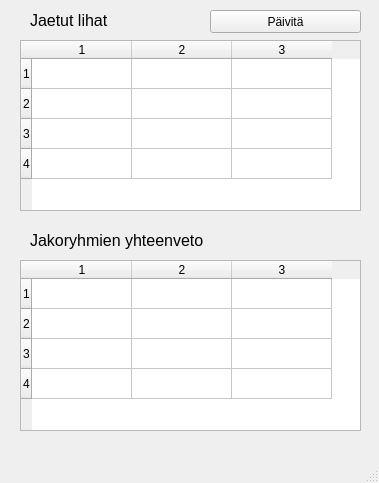
<?xml version="1.0" encoding="UTF-8"?>
<ui version="4.0">
 <class>MainWindow</class>
 <widget class="QMainWindow" name="MainWindow">
  <property name="geometry">
   <rect>
    <x>0</x>
    <y>0</y>
    <width>379</width>
    <height>483</height>
   </rect>
  </property>
  <property name="windowTitle">
   <string>MainWindow</string>
  </property>
  <widget class="QWidget" name="centralwidget">
   <widget class="QTableWidget" name="meatSharedTableWidget">
    <property name="geometry">
     <rect>
      <x>20</x>
      <y>40</y>
      <width>341</width>
      <height>171</height>
     </rect>
    </property>
    <property name="rowCount">
     <number>4</number>
    </property>
    <property name="columnCount">
     <number>3</number>
    </property>
    <row/>
    <row/>
    <row/>
    <row/>
    <column/>
    <column/>
    <column/>
   </widget>
   <widget class="QTableWidget" name="groupSummaryTableWidget">
    <property name="geometry">
     <rect>
      <x>20</x>
      <y>260</y>
      <width>341</width>
      <height>171</height>
     </rect>
    </property>
    <property name="rowCount">
     <number>4</number>
    </property>
    <property name="columnCount">
     <number>3</number>
    </property>
    <row/>
    <row/>
    <row/>
    <row/>
    <column/>
    <column/>
    <column/>
   </widget>
   <widget class="QLabel" name="meatSharedLabel">
    <property name="geometry">
     <rect>
      <x>30</x>
      <y>10</y>
      <width>151</width>
      <height>21</height>
     </rect>
    </property>
    <property name="font">
     <font>
      <pointsize>12</pointsize>
     </font>
    </property>
    <property name="text">
     <string>Jaetut lihat</string>
    </property>
   </widget>
   <widget class="QLabel" name="groupSummaryLabel">
    <property name="geometry">
     <rect>
      <x>30</x>
      <y>230</y>
      <width>331</width>
      <height>21</height>
     </rect>
    </property>
    <property name="font">
     <font>
      <pointsize>12</pointsize>
     </font>
    </property>
    <property name="text">
     <string>Jakoryhmien yhteenveto</string>
    </property>
   </widget>
   <widget class="QPushButton" name="refreshPushButton">
    <property name="geometry">
     <rect>
      <x>210</x>
      <y>10</y>
      <width>151</width>
      <height>23</height>
     </rect>
    </property>
    <property name="text">
     <string>Päivitä</string>
    </property>
   </widget>
  </widget>
  <widget class="QMenuBar" name="menubar">
   <property name="geometry">
    <rect>
     <x>0</x>
     <y>0</y>
     <width>379</width>
     <height>21</height>
    </rect>
   </property>
  </widget>
  <widget class="QStatusBar" name="statusbar"/>
 </widget>
 <resources/>
 <connections/>
</ui>
